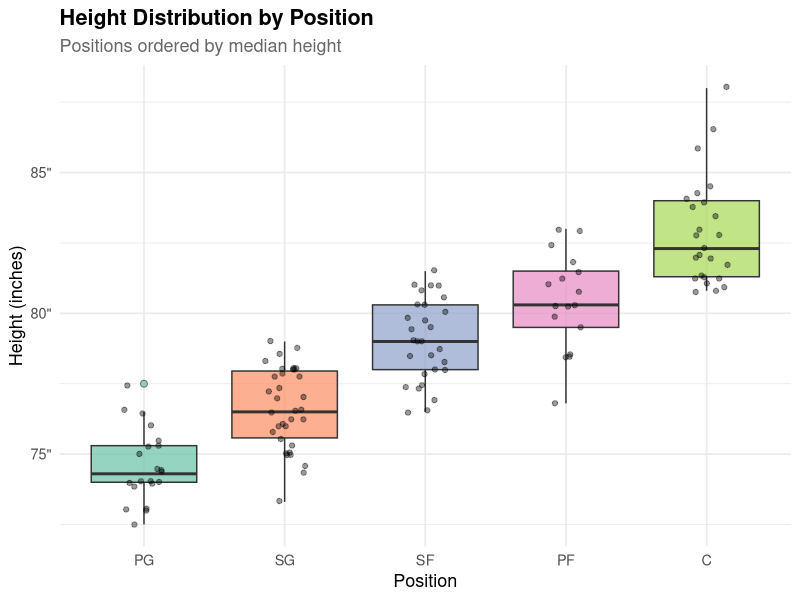
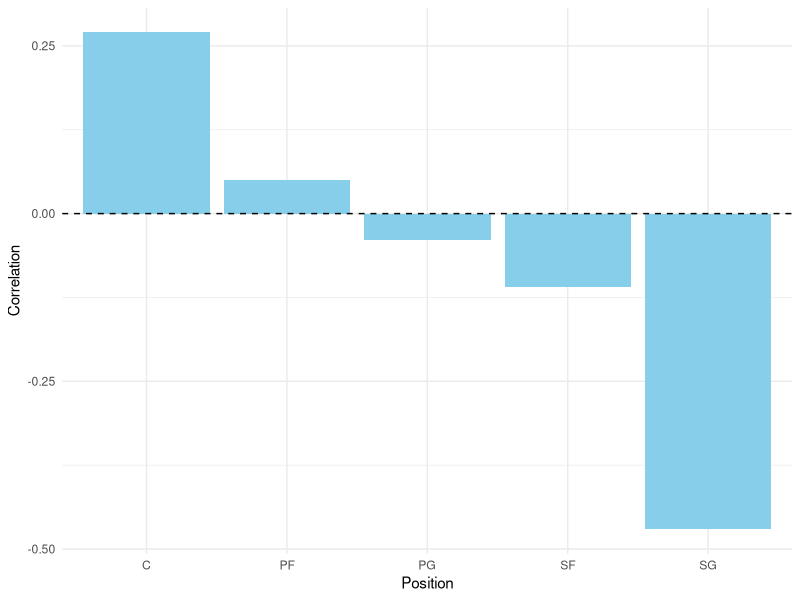
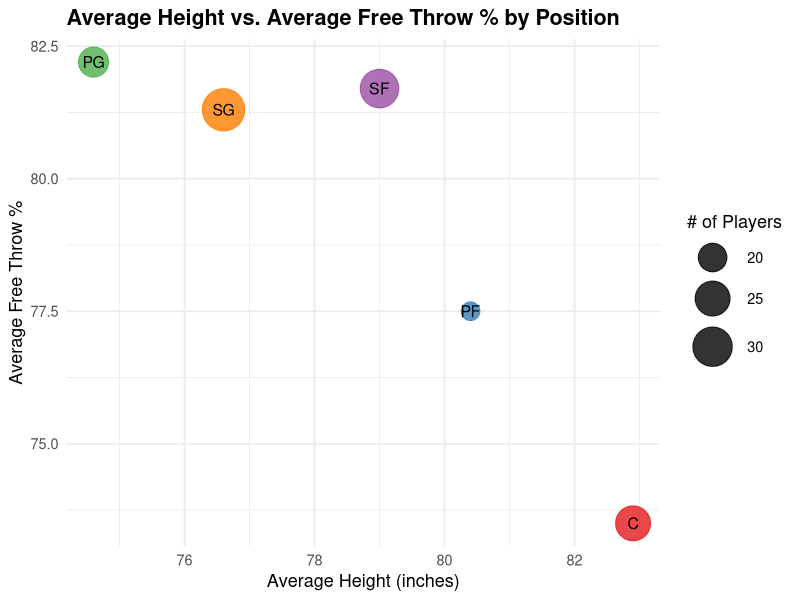

The R script that drew these images, in order:
## ---- chunk 1
#| label: plot-robert
#| fig-cap: "Height Distribution by Position for NBA Players with at Least 150 Free Throw Attempts (2025-2026 Season)"
#| fig-alt: "A box plot showing NBA player height distribution across five positions ordered by median height from shortest to tallest: PG, SG, SF, PF, and C. Each box uses a distinct Set2 palette color with semi-transparent jittered points overlaid. Point guards cluster tightly near 74 inches, shooting guards near 77, small forwards near 79, and power forwards near 80. Centers have the highest median near 83 inches and the widest spread, with outliers exceeding 87 inches. The staircase pattern across positions suggests height is strongly associated with positional assignment in the NBA."
#| echo: false
#| warning: false
#| message: false

# Tidyverse Style Guide

# Step 1: Load packages
library(ggplot2)
library(dplyr)
library(readr)
library(ggrepel)
library(knitr)
library(kableExtra)

# Step 2: Load and tidy the data
df <- read_csv("NBAPlayerStats.csv") |>
  rename(
    ft_pct = `FT%`,
    height = `Height (in)`
  ) |>
  mutate(
    ft_pct = as.numeric(gsub("%", "", ft_pct))
  )

# Step 3: Summarize average height and FT% per position
position_summary <- df |>
  group_by(Position) |>
  summarise(
    avg_height = mean(height, na.rm = TRUE),
    avg_ft_pct = mean(ft_pct, na.rm = TRUE),
    count      = n()
  )

# Plot for height distribution by position
df |>
  mutate(Position = reorder(Position, height)) |>
  ggplot(aes(x = Position, y = height, fill = Position)) +
  geom_boxplot(alpha = 0.7, outlier.shape = 21, outlier.size = 2) +
  geom_jitter(width = 0.15, alpha = 0.4, size = 1.5) +
  scale_fill_brewer(palette = "Set2") +
  scale_y_continuous(labels = function(x) paste0(x, '"')) +
  labs(
    title    = "Height Distribution by Position",
    subtitle = "Positions ordered by median height",
    x        = "Position",
    y        = "Height (inches)"
  ) +
  theme_minimal(base_size = 13) +
  theme(
    plot.title      = element_text(face = "bold"),
    plot.subtitle   = element_text(color = "grey40"),
    legend.position = "none"
  )

# Table for height summary by position
df |>
  group_by(Position) |>
  summarise(
    `Player Count`       = n(),
    `Avg Height (in)`    = round(mean(height, na.rm = TRUE), 1),
    `Median Height (in)` = round(median(height, na.rm = TRUE), 1),
    `Min Height (in)`    = round(min(height, na.rm = TRUE), 1),
    `Max Height (in)`    = round(max(height, na.rm = TRUE), 1)
  ) |>
  arrange(desc(`Avg Height (in)`)) |>
  kable(
    caption = "Height Summary by Position for Players Who Shot At Least 150 FT's (tallest to shortest)",
    align   = c("l", "c", "c", "c", "c", "c")
  ) |>
  kable_styling(
    bootstrap_options = c("striped", "hover", "condensed"),
    full_width        = FALSE
  )
## ---- chunk 2
library(tidyverse)
library(knitr)

nba_raw <- read_csv("NBAPlayerStats.csv")

nba_clean <- nba_raw |>
  rename(
    position = Position,
    ft_percent = `FT%`,
    height_in = `Height (in)`
  ) |>
  mutate(
    ft_percent = as.numeric(str_remove(ft_percent, "%")),
    height_in = as.numeric(height_in)
  )

position_corr <- nba_clean |>
  group_by(position) |>
  summarise(
    correlation = round(cor(height_in, ft_percent, use = "complete.obs"), 2),
    avg_ft = round(mean(ft_percent, na.rm = TRUE), 1),
    avg_height = round(mean(height_in, na.rm = TRUE), 1),
    n_players = n(),
    .groups = "drop"
  )
## ---- chunk 3
#| label: fig-connor
#| fig-cap: "Correlation between height and free throw percentage by position."
#| fig-alt: "Bar chart comparing the correlation between player height and free throw percentage across NBA positions (C, PF, PG, SF, SG). Most correlations are close to zero, indicating little relationship between height and free throw shooting within positions. Centers show a small positive correlation, while shooting guards show the strongest negative correlation."
#| fig-pos: "H"

ggplot(position_corr, aes(x = position, y = correlation)) +
  geom_col(fill = "skyblue") +
  geom_hline(yintercept = 0, linetype = "dashed") +
  labs(
    x = "Position",
    y = "Correlation"
  ) +
  theme_minimal()
## ---- chunk 4
#| label: tbl-connor
#| tbl-cap: "Correlation between height and free throw percentage by position."
#| tbl-pos: "H"

kable(
  position_corr,
  col.names = c("Position", "Correlation", "Avg FT%", "Avg Height", "Players")
)
## ---- chunk 5
#| echo: false

#Tidyverse style guide
library(readr)
library(dplyr)
library(ggplot2)
library(knitr)

# Tidy the data
nba <- read_csv("NBAPlayerStats.csv") |>
  rename(
    ft_pct   = `FT%`,
    height   = `Height (in)`,
    position = Position
  ) |>
  mutate(
    ft_pct = as.numeric(gsub("%", "", ft_pct)),
    height = as.numeric(height)
  )

# Summarize by position
pos_summary <- nba |>
  group_by(position) |>
  summarise(
    avg_height = round(mean(height, na.rm = TRUE), 1),
    avg_ft_pct = round(mean(ft_pct,  na.rm = TRUE), 1),
    n_players  = n(),
    .groups = "drop"
  )
## ---- chunk 6
#Plot-aidan — Average height vs. FT% by position
#| label: figure-aidan
#| fig-cap: "Average height vs. average FT% by position. Bubble size shows number of players in each group."
#| fig-alt: "Scatter plot of average height vs. free throw percentage by basketball position."
ggplot(pos_summary, aes(x = avg_height, y = avg_ft_pct,
                        size = n_players, color = position)) +
  geom_point(alpha = 0.8) +
  geom_text(aes(label = position), color = "black", size = 4, hjust = 0.5, vjust = 0.5)+  
  scale_size_continuous(range = c(6, 14), name = "# of Players") +
  scale_color_brewer(palette = "Set1", guide = "none") +
  labs(
    title = "Average Height vs. Average Free Throw % by Position",
    x = "Average Height (inches)",
    y = "Average Free Throw %"
  ) +
  theme_minimal(base_size = 13) +
  theme(
    plot.title    = element_text(face = "bold")
  )
## ---- chunk 7
# Table-aidan — Average height vs. FT% by position

#| label: tbl-aidan
#| fig-cap: "Provides the corresponding numerical values (Position, Avg Height, Avg FT%, # of Players)."
#| fig-alt: "Table showing average height, free throw percentage, and number of players for basketball positions."

pos_summary |>
  arrange(desc(avg_ft_pct)) |>
  kable(
    caption = "Average Height and Free Throw Percentage by Position",
    col.names = c("Position", "Avg Height (in)", "Avg Free Throw %", "# Players"),
    align = c("l", "c", "c", "c")
  )
